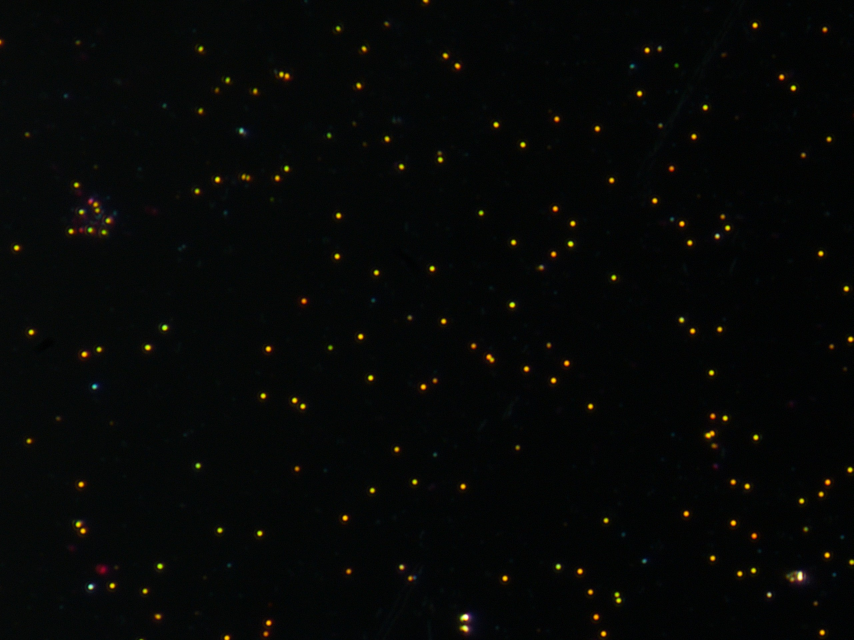
#> input picture data/sample_images/001-1-2s.jpeg, 2560 x 1920 px (shown at 1/3 size)
$ python generate_visualize_heightmap.py --image_path ../data/sample_images/001-1-2s.jpeg
#> lines starting #> are read from the running program, lines starting #| are printed output that depends on the picture; after the words box and inside, x2 and y2 are one past the last pixel; in counts of white or black regions, pixels touching at a corner belong together
#> in main, simg is the input picture: shape (1920, 2560, 3); mean B, G, R 6.1, 7.5, 6.4
import cv2
import numpy as np
import matplotlib
import matplotlib.pyplot as plt
import argparse
import math

def preproc_image(img_path, threshold = 15, save_path = None) -> np.ndarray:

#> called with img_path = '../data/sample_images/001-1-2s.jpeg', threshold = 0
    img = cv2.imread(img_path)

    ret, img = cv2.threshold(img, threshold, 255, cv2.THRESH_TOZERO)
#> ret = 0
    img[img > 10] *= 3
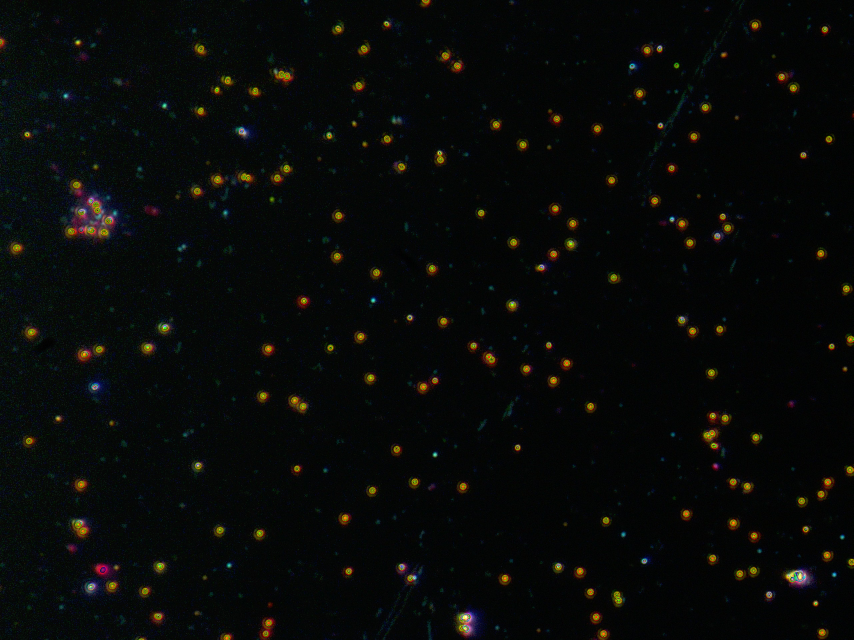
#> img: shape (1920, 2560, 3) (shown at 1/3 size); mean B, G, R 8, 9.6, 8.1
    # img = cv2.fastNlMeansDenoising(src=img, dst=None, h=15, templateWindowSize=5, searchWindowSize=15)
    # img = cv2.blur(img, (5, 5))

    img = cv2.cvtColor(img, cv2.COLOR_BGR2GRAY)
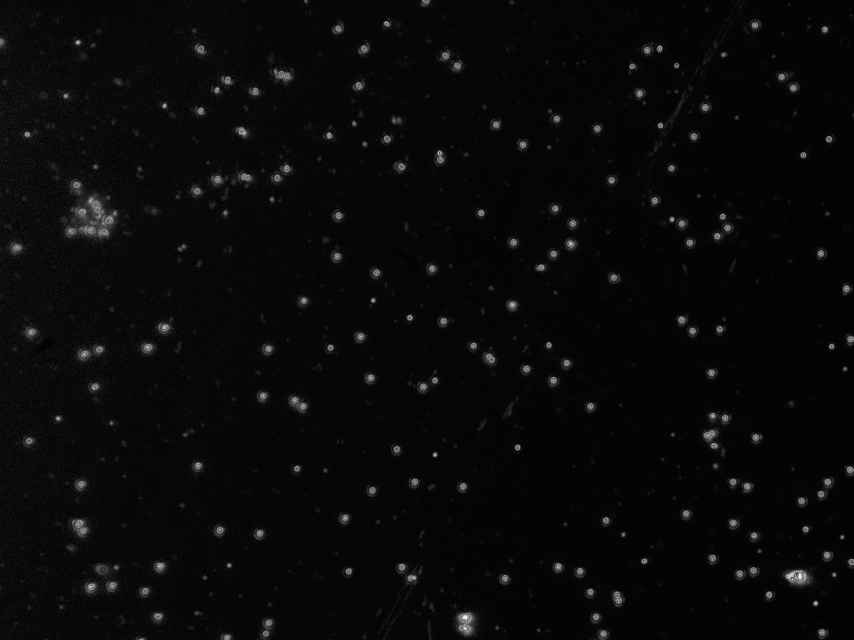
#> img: shape (1920, 2560) (shown at 1/3 size); min 0, max 253, mean 8.9

    if save_path:
        cv2.imwrite(save_path, img)

    return img

def plot_heightmap(img, angle = None, save_path = None) -> None:

    # histg = cv2.calcHist([img], [0], None, [256], [1, 256])

#> called with angle = (30, 0)
    fig = plt.figure(figsize=(12, 15))
    ax0 = fig.add_subplot(211)
    ax1 = fig.add_subplot(212, projection='3d')

    X = np.arange(0, img.shape[1], 1)
#> X = 2560 values from 0 to 2559
    Y = np.arange(0, img.shape[0], 1)
#> Y = 1920 values from 0 to 1919
    X, Y = np.meshgrid(Y, X)
    Z = np.transpose(img)
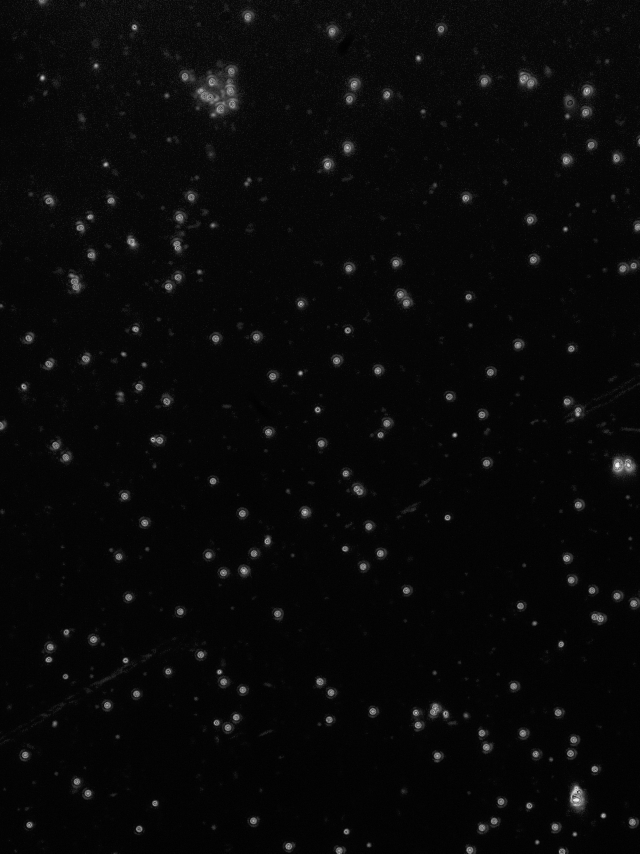
#> Z: shape (2560, 1920) (shown at 1/3 size); min 0, max 253, mean 8.9

    cmap = matplotlib.colormaps["plasma"].copy()
    cmap.set_under(color='black')
    ax1.set_xlabel('Pixel Coordinate')
    ax1.set_ylabel('Pixel Coordinate', labelpad=10)
    ax1.set_zlabel('Intensity')

    aspects = math.gcd(img.shape[0], img.shape[1])
#> aspects = 640
    x_scale, y_scale = img.shape[1]/aspects, img.shape[0]/aspects
#> x_scale = 4; y_scale = 3

    surf = ax1.plot_surface(X, Y, Z, cmap=cmap, linewidth=0, antialiased=False, vmin=20)
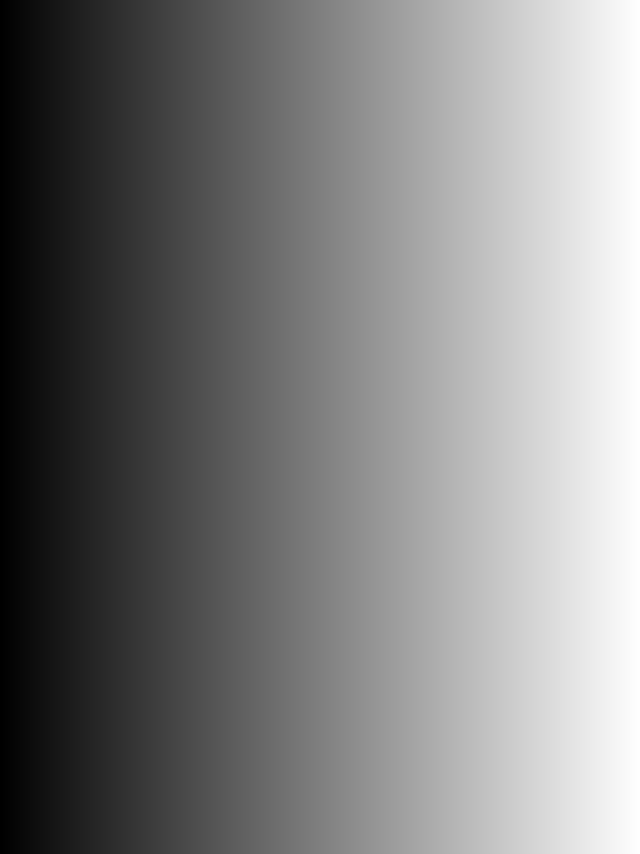
#> X: shape (2560, 1920) int64 (shown at 1/3 size); min 0, max 1919, mean 959.5; drawn with min black and max white
    ax1.set_box_aspect(aspect=(y_scale*3, x_scale*3, x_scale/1.5))

    if angle:
        ax1.view_init(angle[0], angle[1])

    fig.tight_layout()

    im = ax0.imshow(img)

    plt.show()
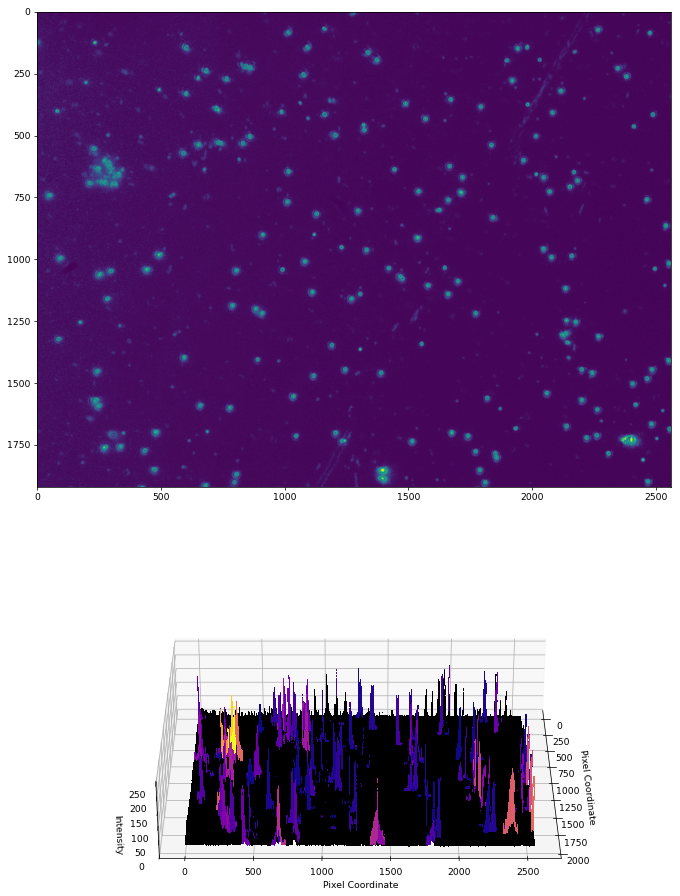
#> figure drawn by matplotlib, 2 panels


def main(image_path=None):

    if not image_path:
        image_path = "../data/uncorrelated/optical_uncorrelated/001-1-2s.jpeg"

    simg = cv2.imread(image_path)

    cv2.imshow('Image to show', simg)
    cv2.waitKey(0)

    processed_img = preproc_image(
        img_path=image_path,
        threshold=0,
    )

    cv2.imshow('Image to show', processed_img)
    cv2.waitKey(0)

    plot_heightmap(
        img=processed_img,
        angle=(30, 0)
    )

if __name__ == "__main__":
    parser = argparse.ArgumentParser()

    parser.add_argument('-i', '--image_path', type=str, required=True, help='Path to Image.')
    args = parser.parse_args()

    main(image_path=args.image_path)

$ run again, with data/sample_images/3.png saved as data/sample_images/001-1-2s.jpeg
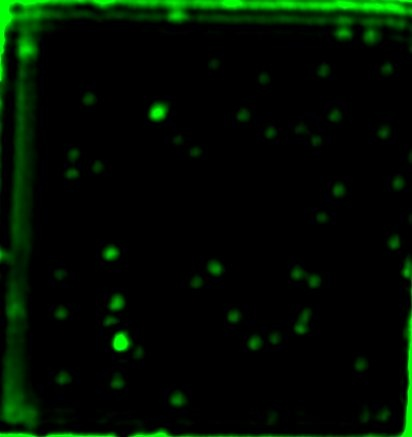
#> input picture data/sample_images/3.png, 412 x 437 px
#> in main, simg is the input picture: shape (437, 412, 3); mean B, G, R 0.7, 13.8, 0.6
#> ret = 0
#> in preproc_image, `img[img > 10] *= 3`:
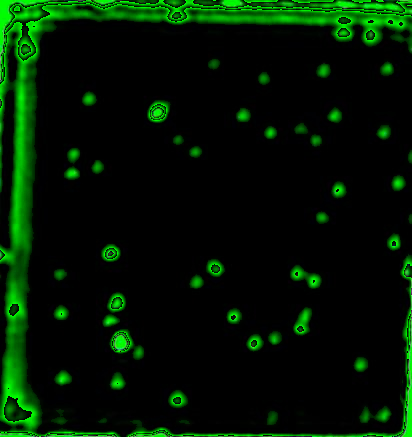
#> img: shape (437, 412, 3); 18.87% of pixels changed, all inside (x1, y1, x2, y2) = (0, 0, 412, 437)
#> in plot_heightmap, `plt.show()`:
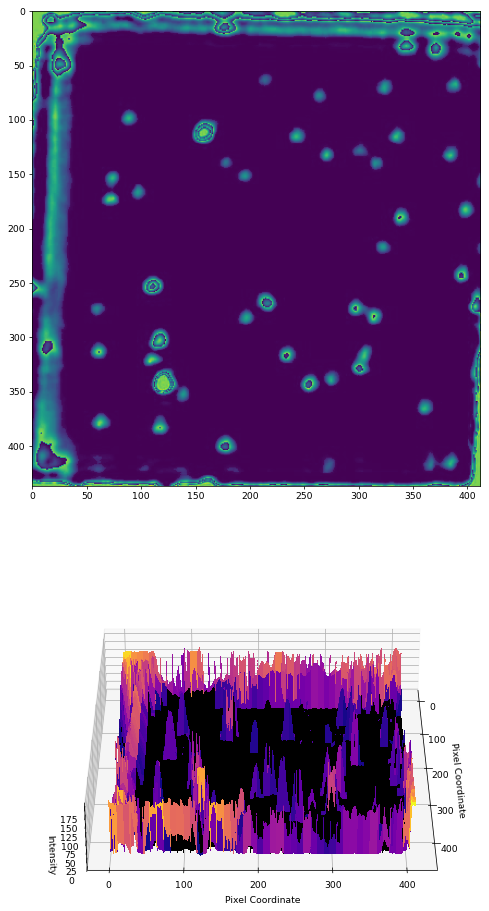
#> figure drawn by matplotlib, 2 panels
